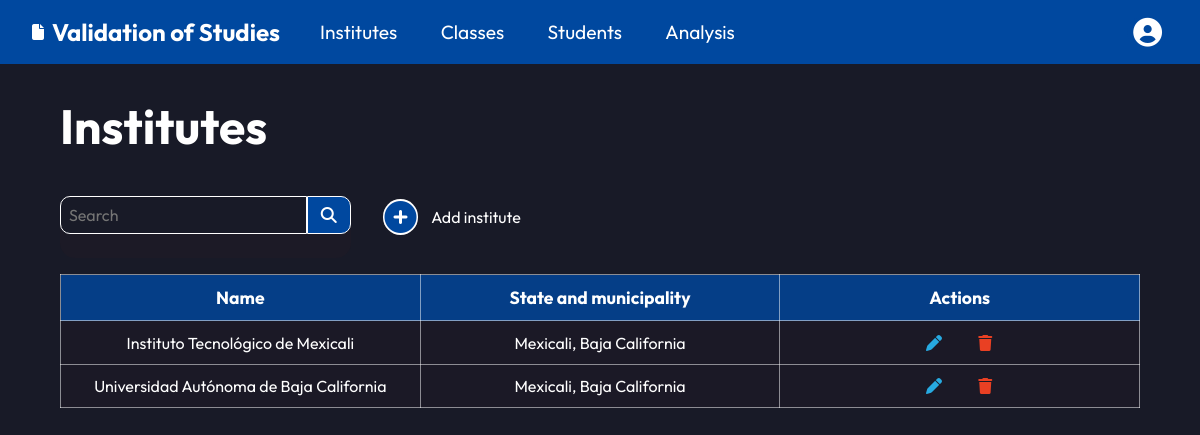
The page /institutes/ (signed in) on the database as committed earlier.
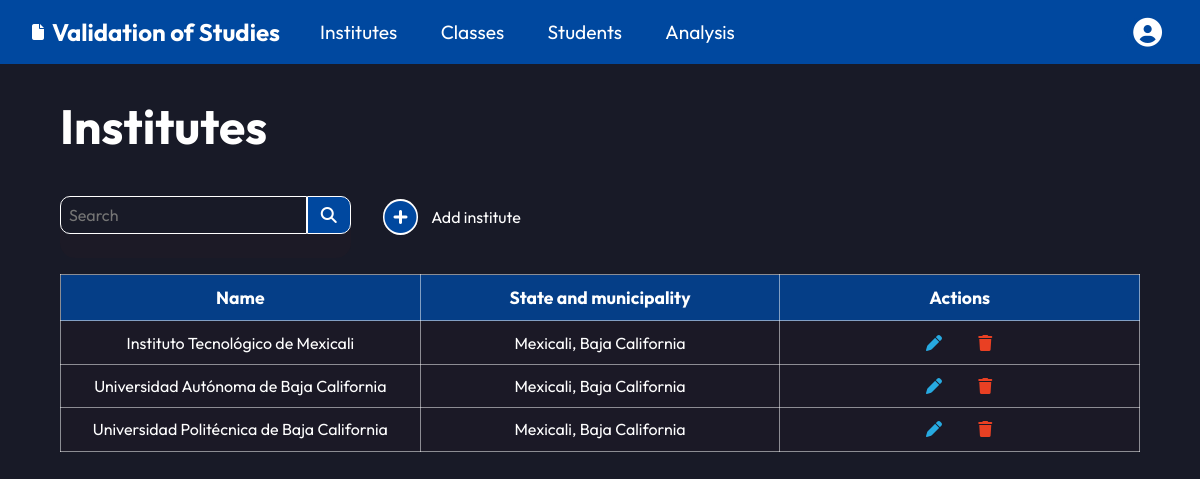
The same page on the database as committed later.
### institutes/models.py (models this page shows, shortened)
class Institute(models.Model):
  name = models.CharField(max_length=128)
  republic_state = models.CharField(max_length=128)

### institutes/views.py (the view)
# urls.py: path("", views.InstituteListView.as_view(), name="institutes"),
class InstituteListView(LoginRequiredMixin, ListView):
  template_name = "institutes/institutes.html"
  model = Institute
  def get_context_data(self, **kwargs):
    context = super().get_context_data(**kwargs)
    context["institute_list"] = (
      Institute.objects
      .order_by("name")
    )
    return context

### templates/institutes/institutes.html (shortened to what this page needs)
{% extends 'base.html' %}
{% block content %}
<h2 class="main-title">Institutes</h2>
<div class="institutes-header">
  <form action="" class="search-container search-small">
    <input type="search" name="" id="" placeholder="Search">
    <button type="submit"><i class="fa-solid fa-magnifying-glass"></i></button>
  </form>
  <a href="{% url 'new-institute' %}"><i class="fa-solid fa-circle-plus"></i> Add institute</a>
</div>
<div>
  <table>
    <tr>
      <th>Name</th>
      <th>State and municipality</th>
      <th>Actions</th>
    </tr>
    {% for institute in institute_list %}
    <tr>
      <td><a href="{% url 'careers' institute.id %}" class="table-link">{{ institute.name }}</a></td>
      <td>{{ institute.republic_state }}</td>
      <td class="actions">
        <div><a href="{% url 'edit-institute' institute.id %}"><i class="fa-solid fa-pen edit"></i></a></div>
        <div><a href="{% url 'delete-institute' institute.id %}"><i class="fa-solid fa-trash delete"></i></a></div>
      </td>
    </tr>
    {% endfor %}
  </table>
</div>
{% endblock content %}

Rows that differ between the two databases and show on the page:
added Institute: name "Universidad Politécnica de Baja California", republic_state "Mexicali, Baja California"
